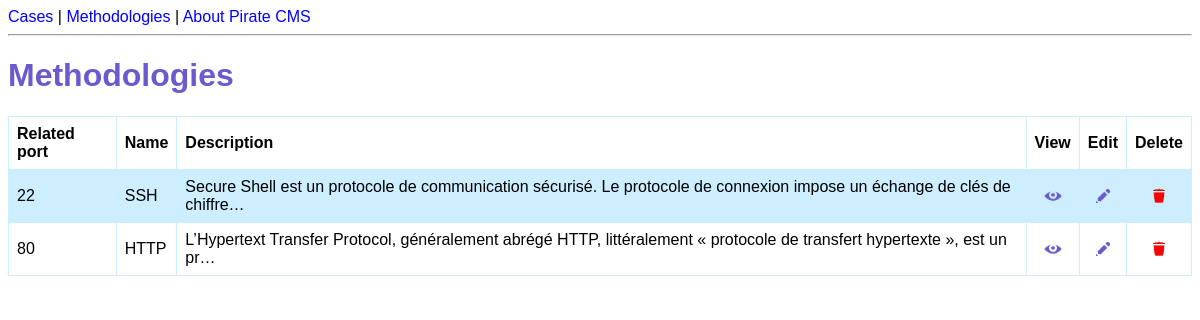
The page /methodologies/ on the database as committed earlier.
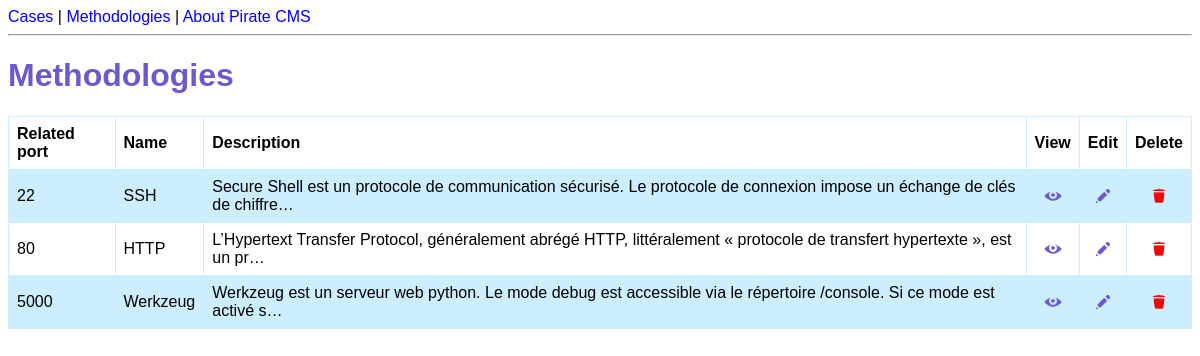
The same page on the database as committed later.
### cms/models.py (models this page shows, shortened)
class Methodology(models.Model):
    related_port = models.fields.IntegerField(null=True, validators=[MaxValueValidator(65535)])
    name = models.fields.CharField(max_length=250, null=True, blank=True)
    description = models.fields.CharField(max_length=20000, null=True, blank=True)

### cms/views.py (the view)
# urls.py: path('methodologies/', views.methodologies_list, name='methodologies-list'),
def methodologies_list(request):
    methodologies = Methodology.objects.all()
    return render(request, 'cms/methodologies.html', {'methodologies': methodologies})

### cms/templates/cms/methodologies.html (shortened to what this page needs)
{% extends 'cms/base.html' %}
{% load static %}
{% block content %}
<h1>Methodologies</h1>
<table>
    <tr>
        <th>Related port</th>
        <th>Name</th>
        <th>Description</th>
        <th style="text-align: center;">View</th>
        <th style="text-align: center;">Edit</th>
        <th style="text-align: center;"> Delete</th>
    </tr>
    {% for methodology in methodologies %}
    <tr>
        <td>{{ methodology.related_port|upper }}</td>
        <td>{{ methodology.name }}</td>
        <td>{{ methodology.description|truncatechars:120 }}</td>
        <td style="text-align: center;">
            <a href="{% url 'methodology-detail' methodology.id %}"">
                <img  src="{% static 'cms/view_icon.png' %}" width="18" height="18" title="View details">
            </a>
        </td>
        <td style="text-align: center;">
            <a href="{% url 'update-methodology' methodology.id %}">
                <img src="{% static 'cms/edit_icon.png' %}" width="18" height="18" title="Edit">
            </a>
        </td>
        <td style="text-align: center;">
            <a href="{% url 'delete-methodology' methodology.id %}">
                <img src="{% static 'cms/delete_icon.png' %}" width="18" height="18" title="Delete">
            </a>
        </td>
    </tr>
    {% endfor %}
</table>
{% endblock %}

Rows that differ between the two databases and show on the page:
added Methodology: related_port "5000", name "Werkzeug", description "Werkzeug est un serveur web python. Le mode debug est accessible via le répertoire /console. Si ce mode est activé s…"
